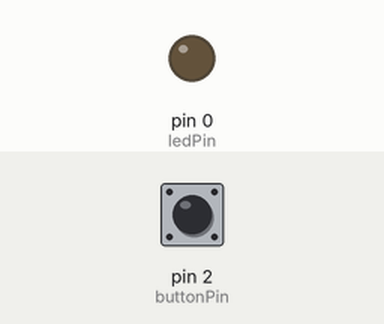
This sketch was run on a simulated Arduino Uno, built with avr-gcc and run on an emulated ATmega328P. Shown: output pins drawn as LEDs (lit = HIGH). The inputs (shaded band) are chosen by the test bench; at power-on: pin 2 (buttonPin) HIGH.

Above: at 1.2 s.
1.3 s: pin 2 (buttonPin) pulled LOW for 0.15 s
At 2.7 s:
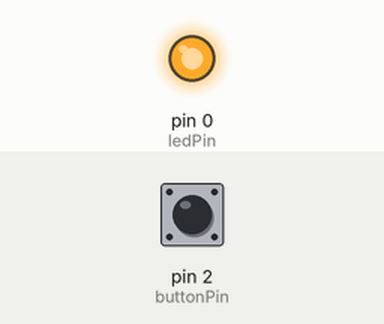
Timing chart, 0 to 4.3 s (numbered marks = the images above; inputs shaded):
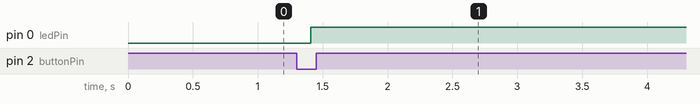

The sketch:

NightLight.ino
```cpp
#include <avr/sleep.h>    // Sleep Modes
#include <avr/power.h>    // Power management

const uint8_t ledPin = 0;
const uint8_t buttonPin = 2;
const uint8_t ledTimeMultiplier = 60;

const unsigned long buttonInterval = 200;
const unsigned long ledInterval = (unsigned long) (600 * 1000.0 /255.0);

unsigned long buttonPressedAt = 0;
unsigned long lastButtonCheck = 0;
unsigned long lastLedCheck = 0;
unsigned long ledTime;
unsigned long buttonReleasedAt;
boolean buttonPressedLastRead = false;
int ledIntensity = 100;

void setup() {
  /* Serial.begin(57600); */
  /* Serial.print("led interval "); Serial.println(ledInterval); */
  pinMode(ledPin, OUTPUT);
  pinMode(buttonPin, INPUT_PULLUP);
}

void loop(){
  unsigned long currentMillis = millis();

  if((unsigned long)(currentMillis - buttonReleasedAt) > ledTime && ledIntensity > 0 && !buttonPressedLastRead) {
      if((unsigned long)(currentMillis - lastLedCheck) > ledInterval) {
        lastLedCheck = currentMillis;
        ledIntensity--;
        /* Serial.print("intensity: "); Serial.println(ledIntensity); */
      }
  }
  analogWrite(ledPin, ledIntensity);
  if((unsigned long)(currentMillis - lastButtonCheck) > buttonInterval) {
    lastButtonCheck = currentMillis;
    if(digitalRead(buttonPin)) {
      /* Serial.println("HIGH"); */
      if(buttonPressedLastRead) {
        buttonReleasedAt = currentMillis;
        ledTime = (unsigned long)(buttonReleasedAt - buttonPressedAt) * ledTimeMultiplier;
        /* ledIntensity = 255; */
      }
      buttonPressedLastRead = false;
    } else {
      /* Serial.println("LOW"); */
      if(!buttonPressedLastRead) {
        buttonPressedAt = currentMillis;
        ledIntensity = 255;
        ledTime = 0;
      }
      buttonPressedLastRead = true;
    }
  }
  if(ledIntensity == 0) {
    /* loop_until_bit_is_set(UCSR0A, TXC0); /\* Wait until transmission ready. *\/ */
    sleepNow();
  }
}

void wake () {
  sleep_disable ();         // first thing after waking from sleep:
  detachInterrupt (0);      // stop LOW interrupt
  /* Serial.println("wake"); */
}

void sleepNow () {
  /* Serial.println("sleeping"); */
  set_sleep_mode (SLEEP_MODE_PWR_DOWN);
  ADCSRA = 0;            // turn off ADC
  power_all_disable ();  // power off ADC, Timer 0 and 1, serial interface
  noInterrupts ();          // make sure we don't get interrupted before we sleep
  sleep_enable ();          // enables the sleep bit in the mcucr register
  attachInterrupt (0, wake, LOW);  // wake up on low level
  interrupts ();           // interrupts allowed now, next instruction WILL be executed
  sleep_cpu ();            // here the device is put to sleep
  power_all_enable();    // power everything back on
}
```

Measured:
- after the input at 1.3 s, pin 0 (ledPin): LOW → HIGH after 0.11 s
